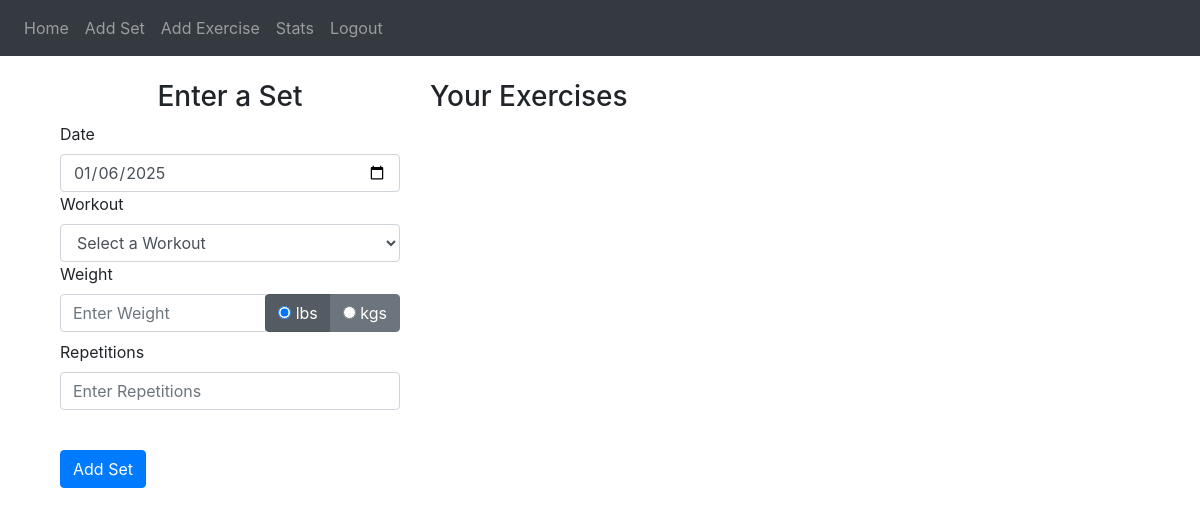
/logData (signed in), run on an earlier commit of the app's database.
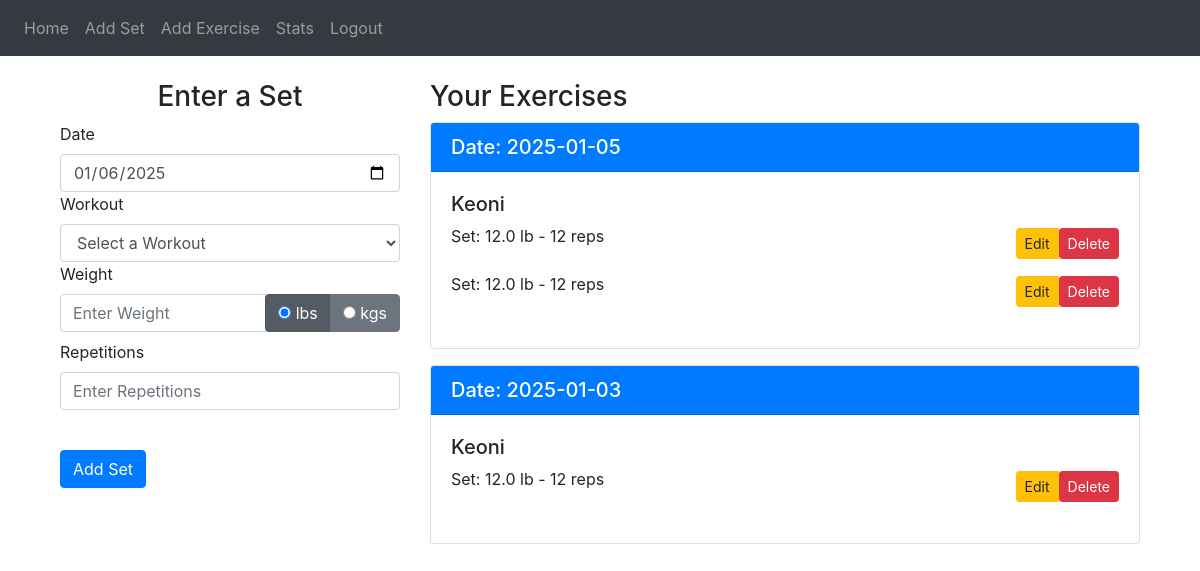
And on a later commit of the database.
### website/models.py (models this page shows)
class Weight(db.Model):
    id = db.Column(db.Integer, primary_key=True)
    exercise_name = db.Column(db.String(200), nullable=False)
    date_worked = db.Column(db.DateTime(timezone="True"), default=func.now())
    weight = db.Column(db.Float, nullable=False)
    units = db.Column(db.Integer, nullable=False)     ## 0 lbs -- 1 kgs --
    reps = db.Column(db.Integer, nullable=False)
    user_id = db.Column(db.Integer, db.ForeignKey('user.id'))

### website/views.py (the view, shortened to what this page needs)
@views.route('/logData', methods=['POST','GET'])   ## decorator
@login_required
def logData():
    workouts = Workout.query.filter_by(user_id=current_user.id).all()
    workout_names = [workout.exercise_name for workout in workouts if workout.exercise_name and workout.exercise_name.strip()]
    setData = Weight.query.filter_by(user_id=current_user.id).all()
    workoutList = []
    for exercise in setData:
        if exercise.exercise_name and exercise.exercise_name.strip():
            formatted_date = exercise.date_worked.strftime('%Y-%m-%d') if exercise.date_worked else ''
            workoutList.append((formatted_date, exercise.exercise_name, exercise.weight, exercise.reps, exercise.units, exercise.id))
    workoutList.sort(key=lambda x: (x[0], x[1]), reverse=True)  # Sort by date first, then exercise name
    grouped_data = {}
    for dateWorked, exerciseName, weight, reps, units, id in workoutList:
        if dateWorked not in grouped_data:
            grouped_data[dateWorked] = {}
        if exerciseName not in grouped_data[dateWorked]:
            grouped_data[dateWorked][exerciseName] = []
        unitString = "lb" if units == 0 else "kg"
        setId = id
        grouped_data[dateWorked][exerciseName].append((weight, reps, unitString, setId))
    return render_template('addSet.html', user=current_user, todaysDate=date.today(), workout_names=workout_names, grouped_data=grouped_data)

### website/__init__.py (called while the page is built)
def create_app():
    app = Flask(__name__)
    app.config['SECRET_KEY'] = 'gymprogressKey'
    app.config['SQLALCHEMY_DATABASE_URI'] = f'sqlite:///{DB_NAME}'
    db.init_app(app)
    from .views import views
    from .auth import auth
    app.register_blueprint(views, url_prefix='/')
    app.register_blueprint(auth, url_prefix='/')
    from .models import User, Weight, MuscleGroup
    create_database(app)  # Ensure the database is created
    login_manager = LoginManager()
    login_manager.login_view = 'auth.login'
    login_manager.init_app(app)
    @login_manager.user_loader
    def load_user(id):
        return User.query.get(int(id))
    return app

### website/templates/addSet.html (shortened to what this page needs)
{% extends "base.html" %}
{% block content %}
    <div class="container mt-4">
        <div class="row">
            <div class="col-md-4">
                <h3 align="center">Enter a Set</h3>
                <form method="POST">
                    <div class="form-group">
                        <label for="date">Date</label>
                        <input
                            type="date"
                            class="form-control"
                            id="date"
                            name="date"
                            placeholder="Enter date"
                            value="{{ todaysDate }}"
                        />
                        <label for="workout">Workout</label>
                        <select class="form-control" id="workoutName" name="workoutName" required>
                            <option value="" disabled selected>Select a Workout</option>
                        </select>
                        <label for="weight">Weight</label>
                        <div class="input-group">
                            <input
                                type="number"
                                class="form-control"
                                id="weight"
                                name="weight"
                                placeholder="Enter Weight"
                                required
                            />
                            <div class="input-group-append">
                                <div class="btn-group" role="group" aria-label="Weight Units">
                                    <label class="btn btn-secondary active">
                                        <input type="radio" name="weightUnit" value="lbs" checked> lbs
                                    </label>
                                    <label class="btn btn-secondary">
                                        <input type="radio" name="weightUnit" value="kgs"> kgs
                                    </label>
                                </div>
                            </div>
                        </div>
                        <label for="reps">Repetitions</label>
                        <input
                            type="number"
                            class="form-control"
                            id="reps"
                            name="reps"
                            placeholder="Enter Repetitions"
                            required
                        />
                    </div>
                    <br />
                    <button type="submit" class="btn btn-primary">Add Set</button>
                </form>
            </div>
            <div class="col-md-8">
                <h3>Your Exercises</h3>
                <div class="scrollable-container">
                    {% for dateWorked, exercises_by_name in grouped_data.items() %}
                        <div class="card mb-3">
                            <div class="card-header bg-primary text-white">
                                <h5 class="mb-0">Date: {{ dateWorked }}</h5>
                            </div>
                            <div class="card-body">
                                {% for exerciseName, sets in exercises_by_name.items() %}
                                    <div class="mb-3">
                                        <h5>{{ exerciseName }}</h5>
                                        {% for set in sets %}
                                            <div class="d-flex justify-content-between align-items-center mb-2">
                                                <p>Set: {{ set[0] }} {{ set[2] }} - {{ set[1] }} reps</p>
                                                <div class="btn-group">
                                                    <a href="{{ url_for('views.edit_set_logPage', set_id=set[3]) }}" class="btn btn-warning btn-sm">
                                                        Edit
                                                    </a>
                                                    <form action="{{ url_for('views.delete_set_logPage', set_id=set[3]) }}" method="POST" style="display:inline;">
                                                        <button type="submit" class="btn btn-danger btn-sm" onclick="return confirm('Are you sure you want to delete this set?')">Delete</button>
                                                    </form>
                                                </div>
                                            </div>
                                        {% endfor %}
                                    </div>
                                {% endfor %}
                            </div>
                        </div>
                    {% endfor %}
                </div>
            </div>
        </div>
    </div>
{% endblock %}

### website/templates/base.html (shortened to what this page needs)
<!DOCTYPE html>
<html>
    <head>
        <link
            rel="stylesheet"
            href="https://stackpath.bootstrapcdn.com/bootstrap/4.4.1/css/bootstrap.min.css"
/>
        <link
            rel="stylesheet"
            href="https://stackpath.bootstrapcdn.com/font-awesome/4.7.0/css/font-awesome.min.css"
        />
        <link rel="stylesheet" href="https://cdnjs.cloudflare.com/ajax/libs/tagify/4.9.1/tagify.min.css">
    </head>
    <body>
        <nav class="navbar navbar-expand-lg navbar-dark bg-dark">
            <div class="collapse navbar-collapse" id ="navbar">
                <div class ="navbar-nav">
                    {% if user.is_authenticated %}
                    <a class="nav-item nav-link" id="home" href="/">Home</a>
                    <a class="nav-item nav-link" id="logData" href="/logData">Add Set</a>
                    <a class="nav-item nav-link" id="workout" href="/createWorkout">Add Exercise</a>
                    <a class="nav-item nav-link" id="dataView" href="/viewData">Stats</a>
                    <a class="nav-item nav-link" id="logout" href="/logout">Logout</a>
                    {% else %}
                    <a class="nav-item nav-link" id="login" href="/login">Login</a>
                    <a class="nav-item nav-link" id="signup" href="/signup">Signup</a>
                    {% endif %}
                </div>
            </div>
        </nav>
        <div class="container">
            {% block content %}
            {% endblock %}
        </div>
    </body>
</html>

What changed in the data, as far as the page shows it:
added Weight: exercise_name "Keoni", weight "12.0", set "lb", reps "12"
added Weight: weight "12.0", set "lb", reps "12", shown under "Keoni"
added Weight: exercise_name "Keoni", weight "12.0", set "lb", reps "12"
Also different on the page:
new list line: "Date: 2025-01-05"
new list line: "Date: 2025-01-03"
